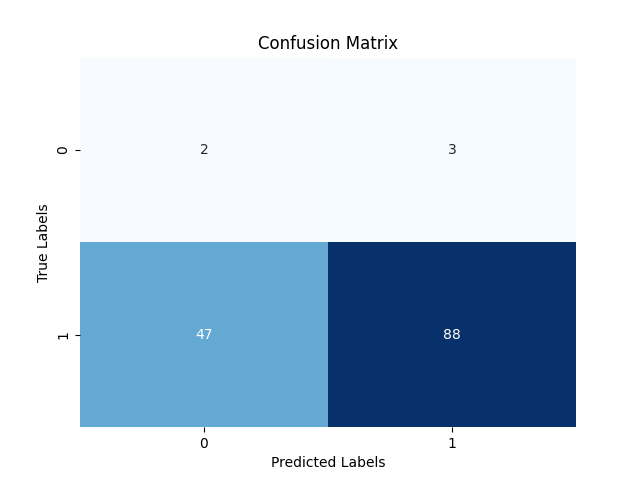

Source code (Python):
import random
import numpy as np
import pandas as pd
import matplotlib.pyplot as plt
import seaborn as sns
from imblearn.over_sampling import SMOTE, ADASYN
from sklearn.preprocessing import LabelEncoder
from sklearn.model_selection import LeaveOneOut, cross_val_score, cross_val_predict
from sklearn.metrics import accuracy_score, precision_score, recall_score, confusion_matrix
from sklearn.ensemble import RandomForestClassifier

# set seed
random.seed(72)

##### DATA #####
# import data
mrna_data = pd.read_csv('data/mRNA_RSEM_UQ_log2_Tumor.cct', delimiter="\t", index_col=0)
clinical_data = pd.read_csv('data/clinical_table_140.tsv', delimiter="\t")

# arrange mrna_data as rows of features
mrna_data = mrna_data.sort_index(axis=1) # sort by patient name
mrna_data = mrna_data.T # transpose
features = mrna_data.values # convert to np array

# get cancer type for each patient
patient_labels = clinical_data[['case_id', 'histology_diagnosis']].values
patient_labels = patient_labels[patient_labels[:, 0].argsort()] # sort by patient name
labels = patient_labels[:, 1] # just labels

encode = LabelEncoder()
encoded_labels = encode.fit_transform(labels) # label encoding

##### EVALUATE #####
# TODO: define model
model = RandomForestClassifier(n_estimators=100)

# leave one out cross validation
loo = LeaveOneOut()
accuracy_scores = []

true_positives = 0
false_positives = 0
false_negatives = 0
true_negatives = 0

for train_index, test_index in loo.split(features):
    train_features, test_features = features[train_index], features[test_index]
    train_labels, test_labels = encoded_labels[train_index], encoded_labels[test_index]

    # Under sample
    del_indices = np.where(train_labels == 1)[0]
    del_indices = np.random.choice(del_indices, 130, replace=False)
    undersampled_features = np.delete(train_features, del_indices, axis=0)
    undersampled_labels = np.delete(train_labels, del_indices, axis=0)

    # print(undersampled_features.shape)

    oversample = SMOTE(k_neighbors=3, sampling_strategy='auto', random_state=72)
    oversampled_features, oversampled_labels = oversample.fit_resample(undersampled_features, undersampled_labels)

    # if test_labels[0] == 0:
    #     oversample = SMOTE(k_neighbors=3, sampling_strategy=1, random_state=72)
    #     oversampled_features, oversampled_labels = oversample.fit_resample(trained_features, trained_labels)
    # else:
    #     oversample = SMOTE(k_neighbors=4, sampling_strategy=1, random_state=72)
    #     oversampled_features, oversampled_labels = oversample.fit_resample(trained_features, trained_labels)
    
    shuffle_indices = np.random.permutation(oversampled_features.shape[0])
    shuffled_oversampled_features = oversampled_features[shuffle_indices]
    shuffled_oversampled_labels = oversampled_labels[shuffle_indices]


    # Train model
    model.fit(shuffled_oversampled_features, shuffled_oversampled_labels)

    # Test model
    predictions = model.predict(test_features)

    # print(shuffled_oversampled_features.shape)
    # print(shuffled_oversampled_labels.shape)
    # print(test_labels)
    # print(predictions)
    # print()

    if test_labels[0] == 1 and predictions[0] == 1:
        true_positives += 1
    elif test_labels[0] == 0 and predictions[0] == 1:
        false_positives += 1
    elif test_labels[0] == 1 and predictions[0] == 0:
        false_negatives += 1
    elif test_labels[0] == 0 and predictions[0] == 0:
        true_negatives += 1

# Evaluate model
precision = true_positives / (true_positives + false_positives) if true_positives + false_positives > 0 else 0
recall = true_positives / (true_positives + false_negatives) if true_positives + false_negatives > 0 else 0
accuracy = (true_positives + true_negatives) / len(features)

print(f"Accuracy: {accuracy:.2f}")
print(f"Precision: {precision:.2f}")
print(f"Recall: {recall:.2f}")

# Confusion matrix
conf_matrix = np.array([[true_negatives, false_positives], [false_negatives, true_positives]])
plt.figure()
sns.heatmap(conf_matrix, annot=True, fmt='d', cmap='Blues', cbar=False)
plt.xlabel('Predicted Labels')
plt.ylabel('True Labels')
plt.title('Confusion Matrix')
plt.savefig("SMOTE_random_forest")


# Accuracy: 0.64
# Precision: 0.97
# Recall: 0.65